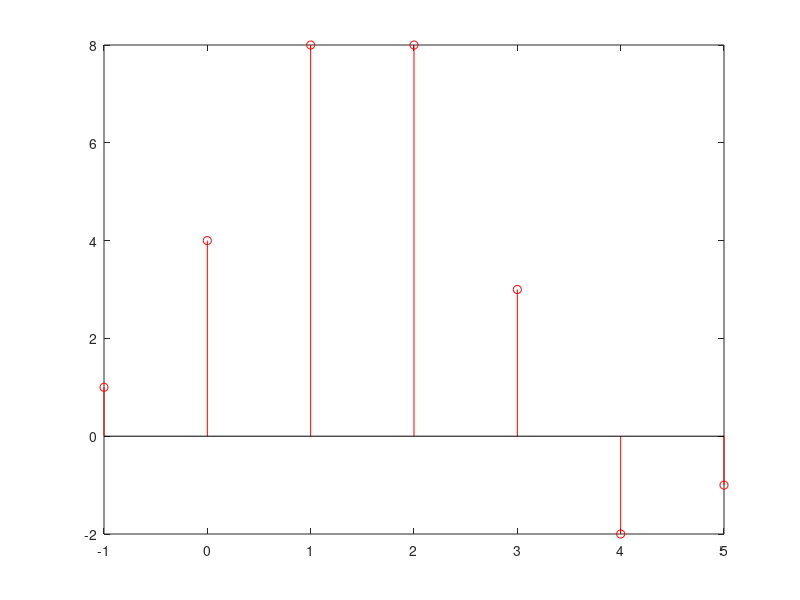

Reproduce this figure in MATLAB.
clear all;

x=[1,2,1,-1];

h=[1,2,3,1];

L1=length(x);

L2=length(h);

m=L1+L2-1;

%z=zeros(1,m);

%z=conv(x,h);

%disp(z);



z1= zeros(1,m);

xn=[x, zeros(1,L2-1)];

xn

hn=[h,zeros(1,L1-1)];

hn

for i=1:m

  for j=1:i

    z1(i)=z1(i)+xn(j)*hn(i-j+1);

  endfor

endfor

z1

t=-1:(m-2);



stem(t,z1,'r');